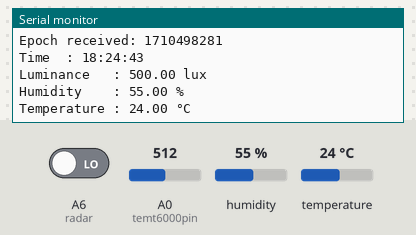
Bench run of a sketch on a simulated Arduino MKR. Parts: the last lines printed to the serial monitor. The test bench sets the inputs (shaded band); at power-on: A6 (radar) LOW, humidity 55 %, A0 (temt6000pin) = 512, temperature 24 °C. WiFi joins after 1.5 s; servers stay silent unless stated; the local clock reads 2024-03-15 10:24:30 at power-on unless the sketch sets it.

Above: at 14.5 s.
14.6 s: A6 (radar) driven HIGH
18.3 s: humidity set to 22 %
At 20.4 s:
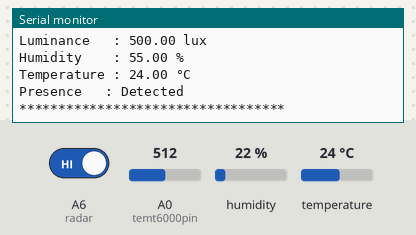
24.8 s: A0 (temt6000pin) set to 716
At 25.8 s:
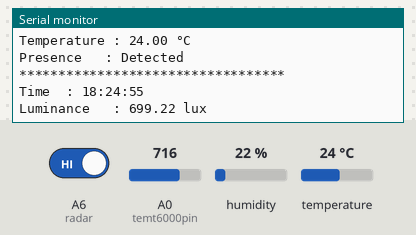
28.5 s: temperature set to 12 °C
At 30.7 s:
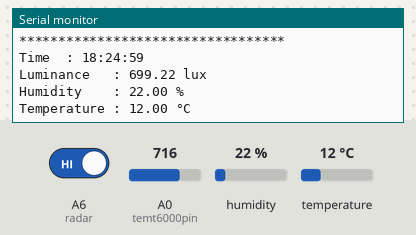
32.2 s: A0 (temt6000pin) set to 900
At 35.1 s:
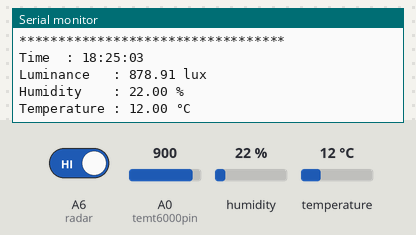
35.9 s: humidity set to 40 %
At 39.4 s:
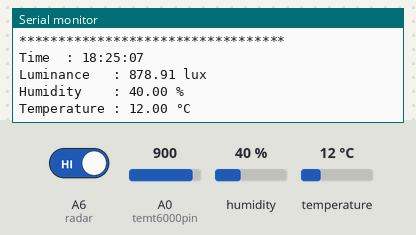
Timing chart, 0 to 40.6 s (numbered marks = the images above; inputs shaded):
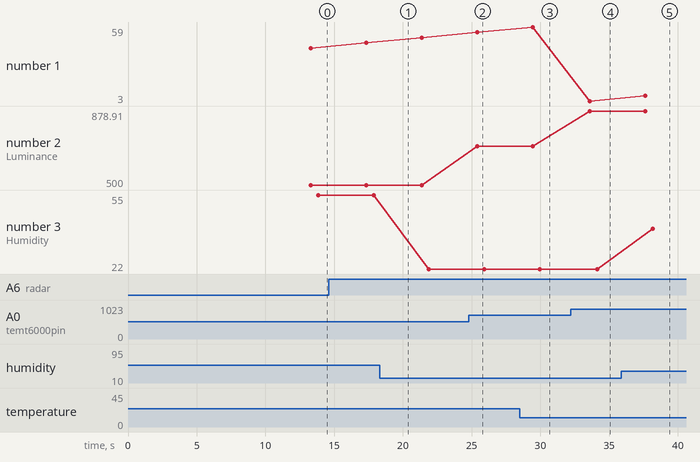

Measured:
- after the input at 24.8 s, the serial monitor: prints a new line after 0.61 s (image 2)
- after the input at 28.5 s, the serial monitor: prints a new line after 1.5 s (image 3)
- after the input at 32.2 s, the serial monitor: prints a new line after 1.4 s (image 4)
- after the input at 35.9 s, the serial monitor: prints a new line after 2.3 s (image 5)
- plotted number 2: 500 → 699.22 after the input at 24.8 s, 699.22 → 878.91 after the input at 32.2 s
- plotted number 3: 55 → 22 after the input at 18.3 s, 22 → 40 after the input at 35.9 s

The sketch:

DRAFT_FUNC_Demo.ino
```cpp
// define Blynk connection
#define BLYNK_TEMPLATE_ID "TMPLsgwf8Dhk"
#define BLYNK_DEVICE_NAME "NIOT DRAFT"
#define BLYNK_AUTH_TOKEN  "HfjOm1Ku95G8TjHITGlnsLMwEtVreCru"

// include libraries
#include <DHT.h>                  //temp & humid
#include <IRremote.h>
#include <SPI.h>                  //wifi **Week6
#include <WiFiNINA.h>
#include <WiFiUdp.h>              //ntp signal
#include <RTCZero.h>              //real time clock
#include <BlynkSimpleWiFiNINA.h>  //Blynk **

// define pins
#define temt6000pin A0
#define recvpin     2
#define transpin    3
#define dhtpin      4
#define radar      21
#define DHTTYPE DHT11

// define identifiers
DHT dht(dhtpin, DHTTYPE);        // DHT
RTCZero rtc;                     // Time
int motion;                      // Microwave Radar
int presence;

int status = WL_IDLE_STATUS;     // Wifi status
char ssid[] = "ace93"; // Wifi SSID
char pass[] = "anything";     // Wifi password

int nowhr;
int nowmin;
const int GMT = +8;              // Time zone constant

//Blynk
int btnV5;
bool rstAC = false;
bool rstFan = false;
bool stateAC = false;
bool stateFan = false;

//==================================================================================
void setup() {
  // Begin Serial Monitor
  Serial.begin(9600);

  WiFiConnect();
  printWiFiStatus();

  rtc.begin();
  dht.begin();
  IrSender.begin(transpin);

  // pinMode define
  pinMode(temt6000pin, INPUT);
  pinMode(recvpin, INPUT);
  pinMode(radar, INPUT);

  // NTP Fetch Service~~~~~~~~~~~~~~~~~~~~~~~~~~~~~~~~~~~~~~~~~~~~~~~~~~~~~~~~~~~~~~
  unsigned long epoch;                  // Variable to represent epoch
  int numberOfTries = 0, maxTries = 6;  // Variable for number of tries to NTP service

    do {    // Get epoch
      epoch = WiFi.getTime();
      numberOfTries++;
    }
    while ((epoch == 0) && (numberOfTries < maxTries));

    if (numberOfTries == maxTries) {
    Serial.print("NTP unreachable!!");
    while (1);
    }

    else {
    Serial.print("Epoch received: ");
    Serial.println(epoch);
    rtc.setEpoch(epoch);
    Serial.println();
    }//~~~~~~~~~~~~~~~~~~~~~~~~~~~~~~~~~~~~~~~~~~~~~~~~~~~~~~~~~~~~~~~~~~~~~~~~~~~~~

  Blynk.begin(BLYNK_AUTH_TOKEN, ssid, pass);
}

//==================================================================================
void loop() {

  Blynk.run();

  //Serial Output
  SerialOutput();

  //nowhr = rtc.getHours();   //get instant hour time
  nowmin = rtc.getMinutes();

  if ((nowmin%2) == 1 && rstAC == false) // (nowhr == 4 && rstAC == false)
  {
    // demo with bulb
    IrSender.sendNEC(0xEF00, 0x3, 1);//on bulb   // do AC on
    IrSender.sendNEC(0xEF00, 0x7, 1);//white     // set AC tmr

    stateAC = true;             //AC state on
    rstAC = true;               //rst state: done run once
  }

  Reset24Hr();    // reset bool rstAC to false after 24hr
}

//##################################################################################
// Serial Monitor Output
void SerialOutput() {
  printTime();
  ambient();
  dhtsense();
  human();
  Serial.println("\n**********************************\n");
  delay(2000);
}

void WiFiConnect() {
  // Check if the WiFi module works
  if (WiFi.status() == WL_NO_SHIELD) {
    // Wait until WiFi ready
    Serial.println("WiFi adapter not ready");
    while (true);
  }

  // Establish a WiFi connection
  while ( status != WL_CONNECTED) {
    Serial.print("Attempting to connect to SSID: ");
    Serial.println(ssid);
    status = WiFi.begin(ssid, pass);

    // Wait 10 seconds for connection:
    delay(10000);
  }
}

void printWiFiStatus() {

  // Print the network SSID
  Serial.print("SSID: ");
  Serial.println(WiFi.SSID());

  // Print the IP address
  IPAddress ip = WiFi.localIP();
  Serial.print("IP Address: ");
  Serial.println(ip);

  // Print the received signal strength
  long rssi = WiFi.RSSI();
  Serial.print("signal strength (RSSI):");
  Serial.print(rssi);
  Serial.println(" dBm");
}

void print2digits(int number) {

  if (number < 10) {
    Serial.print("0");
  }
  Serial.print(number);
}

void printTime() {
  Serial.print("Time  : ");
  print2digits(rtc.getHours() + GMT);
  Serial.print(":");

  print2digits(rtc.getMinutes());
  Serial.print(":");

  print2digits(rtc.getSeconds());
  Serial.println("\n");

  String time = String(rtc.getHours() + GMT) + ":" + String(rtc.getMinutes());
  Blynk.virtualWrite(V3, time);
}

void ambient() {
  // ambient light
  int light_val = analogRead(temt6000pin);
  float lux = light_val * 0.9765625;  // 1000/1024
  Serial.println("Luminance   : " + (String)lux + " lux\n");
  delay(500);

  Blynk.virtualWrite(V0, lux);
}

void dhtsense() {
  // temp & humid //readcan take 250ms -  2s
  float h = dht.readHumidity();
  float t = dht.readTemperature();
  float f = dht.readTemperature(true);

  if (isnan(h) || isnan(t) || isnan(f)) { //if read fail then exit
    Serial.println(F("Failed to read from DHT sensor!"));
    return;
  }

  float hic = dht.computeHeatIndex(t, h, false); //false->notFarhrenheit = Celcius

  Serial.println("Humidity    : " + (String)h + " %");
  //Serial.print("    ");
  Serial.println("Temperature : " + (String)t + " °C");
  //Serial.println("Heat Index  : " + (String)hic + " °C \n");
  delay(500);

  Blynk.virtualWrite(V1, h);  //Blynk Input
  Blynk.virtualWrite(V2, t);
}

void human()
{
  motion = digitalRead(radar);
  delay(1000);

  if (motion == HIGH) {
    String detect = "Presence   : Detected";
    Serial.println("\n" + detect);
    Blynk.virtualWrite(V4, detect);
  }
  else {
    String nodetect = "Presence   : Absent";
    Serial.println("\n" + nodetect);
    Blynk.virtualWrite(V4, nodetect);
  }
}

void Reset24Hr()
{
  //nowhr == rtc.getHours();
  nowmin == rtc.getMinutes();

  if ((nowmin%2) == 0) { // (nowhr == 0) reset bool rstAC to false after 24hr
    rstAC = false;
  }
}

BLYNK_WRITE(V5)
{
  btnV5 = param.asInt();

  if (btnV5 == 0 && stateAC == true) {
    IrSender.sendNEC(0xEF00, 0x2, 1);//off bulb   //do AC off
    stateAC = false;                 //AC state off
  }

  else if (btnV5 == 1) {
    IrSender.sendNEC(0xEF00, 0x3, 3); //do AC on
    stateAC = true;                   //AC state on
  }
}
```
